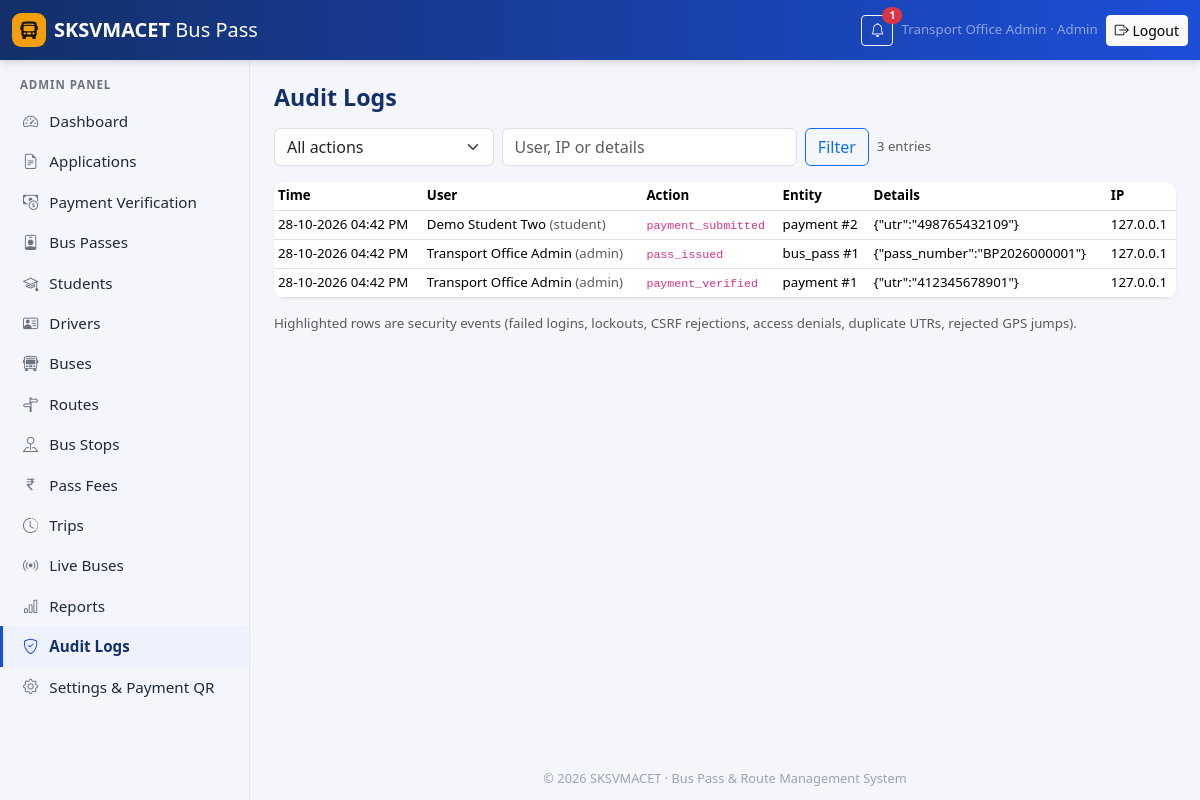
The app's page /admin/audit-logs.php (signed in) with its own data.
### tables this page shows
CREATE TABLE users (
    id              INT UNSIGNED AUTO_INCREMENT PRIMARY KEY,
    role            ENUM('student','driver','admin') NOT NULL,
    email           VARCHAR(150) NOT NULL,
    username        VARCHAR(60)  NULL,
    password_hash   VARCHAR(255) NOT NULL,
    full_name       VARCHAR(120) NOT NULL,
    phone           VARCHAR(15)  NULL,
    status          ENUM('active','inactive') NOT NULL DEFAULT 'active',
    last_login_at   DATETIME NULL,
    created_at      DATETIME NOT NULL DEFAULT CURRENT_TIMESTAMP,
    updated_at      DATETIME NOT NULL DEFAULT CURRENT_TIMESTAMP ON UPDATE CURRENT_TIMESTAMP,
    UNIQUE KEY uq_users_email (email),
    UNIQUE KEY uq_users_username (username),
    KEY idx_users_role (role, status)
);

CREATE TABLE audit_logs (
    id           BIGINT UNSIGNED AUTO_INCREMENT PRIMARY KEY,
    user_id      INT UNSIGNED NULL,
    user_role    VARCHAR(10) NULL,
    action       VARCHAR(64) NOT NULL,
    entity_type  VARCHAR(40) NULL,
    entity_id    INT UNSIGNED NULL,
    details      TEXT NULL,                               
    ip_address   VARCHAR(45) NULL,
    user_agent   VARCHAR(255) NULL,
    created_at   DATETIME NOT NULL DEFAULT CURRENT_TIMESTAMP,
    KEY idx_audit_created (created_at),
    KEY idx_audit_action (action),
    KEY idx_audit_user (user_id),
    CONSTRAINT fk_audit_user FOREIGN KEY (user_id) REFERENCES users(id) ON DELETE SET NULL
);

### src/helpers.php (called while the page is built, shortened)
<?php
function e(mixed $value): string
{
    return htmlspecialchars((string) ($value ?? ''), ENT_QUOTES | ENT_SUBSTITUTE, 'UTF-8');
}
function base_path(): string
{
    static $base = null;
    if ($base !== null) {
        return $base;
    }
    $script = str_replace('\\', '/', (string) ($_SERVER['SCRIPT_NAME'] ?? ''));
    $pos = strpos($script, '/public/');
    if ($pos !== false) {
        $base = substr($script, 0, $pos + 7);
    } else {
        $file = str_replace('\\', '/', (string) ($_SERVER['SCRIPT_FILENAME'] ?? ''));
        $pub  = str_replace('\\', '/', PUBLIC_PATH);
        $rel  = str_starts_with($file, $pub) ? substr($file, strlen($pub)) : $script;
        $base = rtrim(substr($script, 0, strlen($script) - strlen($rel)), '/');
    }
    return $base;
}
function url(string $path = ''): string
{
    return base_path() . '/' . ltrim($path, '/');
}
function asset(string $path): string
{
    $file = PUBLIC_PATH . '/assets/' . ltrim($path, '/');
    $v = is_file($file) ? '?v=' . filemtime($file) : '';
    return url('assets/' . ltrim($path, '/')) . $v;
}
function input(string $key, string $default = ''): string
{
    $v = $_POST[$key] ?? $_GET[$key] ?? $default;
    return is_string($v) ? trim($v) : $default;
}
function fmt_datetime(?string $v): string
{
    return $v ? date('d-m-Y h:i A', strtotime($v)) : '—';
}
function paginate(int $total, int $perPage = 20): array
{
    $page = max(1, (int) ($_GET['page'] ?? 1));
    $pages = max(1, (int) ceil($total / $perPage));
    $page = min($page, $pages);
    return ['page' => $page, 'pages' => $pages, 'limit' => $perPage, 'offset' => ($page - 1) * $perPage, 'total' => $total];
}

### config/auth.php (called while the page is built, shortened)
<?php
function dashboard_url(string $role): string
{
    return url($role . '/dashboard.php');
}
function current_user(): ?array
{
    static $user = false;
    if ($user !== false) {
        return $user;
    }
    $id = $_SESSION['user_id'] ?? null;
    $row = q_one('SELECT id, role, email, username, full_name, phone, status FROM users WHERE id = ?', [$id]);
    $user = $row;
    return $user;
}
function require_role(string ...$roles): array
{
    $user = current_user();
    return $user;
}

### config/database.php (called while the page is built, shortened)
<?php
function db(): PDO
{
    static $pdo = null;
    if ($pdo instanceof PDO) {
        return $pdo;
    }
    $dsn = sprintf(
        'mysql:host=%s;port=%d;dbname=%s;charset=utf8mb4',
        config('db.host'),
        config('db.port'),
        config('db.name')
    );
    $pdo = new PDO($dsn, config('db.user'), config('db.pass'), [
        PDO::ATTR_ERRMODE            => PDO::ERRMODE_EXCEPTION,
        PDO::ATTR_DEFAULT_FETCH_MODE => PDO::FETCH_ASSOC,
        PDO::ATTR_EMULATE_PREPARES   => false,
        PDO::ATTR_STRINGIFY_FETCHES  => false,
    ]);
    $offset = (new DateTime('now'))->format('P');
    $pdo->exec("SET time_zone = '" . $offset . "'");
    return $pdo;
}
function q(string $sql, array $params = []): PDOStatement
{
    $stmt = db()->prepare($sql);
    $stmt->execute($params);
    return $stmt;
}
function q_one(string $sql, array $params = []): ?array
{
    $row = q($sql, $params)->fetch();
    return $row === false ? null : $row;
}
function q_all(string $sql, array $params = []): array
{
    return q($sql, $params)->fetchAll();
}
function q_val(string $sql, array $params = []): mixed
{
    $v = q($sql, $params)->fetchColumn();
    return $v === false ? null : $v;
}

### config/config.php (called while the page is built, shortened)
<?php
function env(string $key, ?string $default = null): ?string
{
    static $vars = null;
    if ($vars === null) {
        $vars = [];
        $file = APP_ROOT . '/.env';
    }
    return array_key_exists($key, $vars) ? $vars[$key] : $default;
}
function env_bool(string $key, bool $default = false): bool
{
    $v = env($key);
    if ($v === null) {
        return $default;
    }
    return in_array(strtolower($v), ['1', 'true', 'yes', 'on'], true);
}
function config(string $key): mixed
{
    static $cfg = null;
    if ($cfg === null) {
        $cfg = [
            'app.name'        => env('APP_NAME', 'SKSVMACET Bus Pass & Route Management'),
            'app.college'     => env('APP_COLLEGE', 'SKSVMACET'),
            'app.env'         => env('APP_ENV', 'development'),
            'app.debug'       => env_bool('APP_DEBUG', false),
            'app.url'         => rtrim((string) env('APP_URL', ''), '/'),
            'app.timezone'    => env('APP_TIMEZONE', 'Asia/Kolkata'),
            'app.env_loaded'  => is_readable(APP_ROOT . '/.env'),
            'db.host'         => env('DB_HOST', '127.0.0.1'),
            'db.port'         => (int) env('DB_PORT', '3306'),
            'db.name'         => env('DB_NAME', 'sksvmacet_buspass'),
            'db.user'         => env('DB_USER', 'root'),
            'db.pass'         => env('DB_PASS', ''),
            'session.name'          => env('SESSION_NAME', 'SKSVM_SESSID'),
            'session.idle_minutes'  => (int) env('SESSION_IDLE_MINUTES', '30'),
            'session.absolute_hours'=> (int) env('SESSION_ABSOLUTE_HOURS', '8'),
            'security.force_https'  => env_bool('FORCE_HTTPS', false),
        ];
    }
    return $cfg[$key];
}

### src/services/settings.php (called while the page is built, shortened)
<?php
function setting(string $key, ?string $default = null): ?string
{
    static $cache = null;
    if ($cache === null) {
        $cache = [];
        foreach (q_all('SELECT setting_key, setting_value FROM settings') as $r) {
            $cache[$r['setting_key']] = $r['setting_value'];
        }
    }
    $v = $cache[$key] ?? null;
    if ($v === null || $v === '') {
        return $default ?? (SETTING_DEFAULTS[$key] ?? null);
    }
    return $v;
}
function college_name(): string
{
    return (string) setting('college_name', config('app.college'));
}

### src/services/passes.php (called while the page is built, shortened)
<?php
function expire_passes(): void
{
    $today = date('Y-m-d');
    if (setting('passes_expired_on', '') === $today) {
        return;
    }
}

### src/bootstrap.php (called while the page is built, shortened)
<?php
require __DIR__ . '/../config/config.php';
require __DIR__ . '/../config/database.php';
require __DIR__ . '/helpers.php';
require __DIR__ . '/../config/auth.php';
require __DIR__ . '/services/settings.php';
require __DIR__ . '/services/notifications.php';
require __DIR__ . '/services/passes.php';
require __DIR__ . '/views/layout.php';
expire_passes();

### src/services/notifications.php (called while the page is built, shortened)
<?php
function unread_notifications(int $userId): int
{
    return (int) q_val('SELECT COUNT(*) FROM notifications WHERE user_id = ? AND is_read = 0', [$userId]);
}

### public/admin/audit-logs.php (the view, shortened to what this page needs)
<?php
require __DIR__ . '/../../src/bootstrap.php';
require_role('admin');
$action = input('action_filter');
$q = input('q');
$where = [];
$params = [];
$w = $where ? ' WHERE ' . implode(' AND ', $where) : '';
$total = (int) q_val('SELECT COUNT(*) FROM audit_logs l LEFT JOIN users u ON u.id = l.user_id' . $w, $params);
$pg = paginate($total, 50);
$rows = q_all('SELECT l.*, u.full_name FROM audit_logs l LEFT JOIN users u ON u.id = l.user_id' . $w . ' ORDER BY l.id DESC LIMIT ' . $pg['limit'] . ' OFFSET ' . $pg['offset'], $params);
$actions = array_column(q_all('SELECT DISTINCT action FROM audit_logs ORDER BY action'), 'action');
$security = ['login_failed', 'login_locked', 'csrf_rejected', 'access_denied', 'duplicate_utr_attempt', 'gps_jump_rejected', 'password_change_failed'];
page_header('Audit Logs', 'audit-logs.php');
?>
<form class="row g-2 mb-3" method="get">
  <div class="col-sm-4 col-lg-3"><select class="form-select" name="action_filter" data-autosubmit><option value="">All actions</option>
    <?php foreach ($actions as $a): ?><option<?= $a === $action ? ' selected' : '' ?>><?= e($a) ?></option><?php endforeach; ?></select></div>
  <div class="col-sm-5 col-lg-4"><input class="form-control" name="q" placeholder="User, IP or details" value="<?= e($q) ?>"></div>
  <div class="col-auto"><button class="btn btn-outline-primary">Filter</button></div>
  <div class="col-auto align-self-center small text-muted"><?= $total ?> entries</div>
</form>
<div class="card"><div class="table-responsive"><table class="table table-sm mb-0 small">
  <thead><tr><th>Time</th><th>User</th><th>Action</th><th>Entity</th><th>Details</th><th>IP</th></tr></thead>
  <tbody>
  <?php foreach ($rows as $r): ?>
  <tr class="<?= in_array($r['action'], $security, true) ? 'table-warning' : '' ?>">
    <td class="text-nowrap"><?= e(fmt_datetime($r['created_at'])) ?></td>
    <td><?= e($r['full_name'] ?? '—') ?><?= $r['user_role'] ? ' <span class="text-muted">(' . e($r['user_role']) . ')</span>' : '' ?></td>
    <td><code><?= e($r['action']) ?></code></td>
    <td><?= e(($r['entity_type'] ?? '') . ($r['entity_id'] ? ' #' . $r['entity_id'] : '')) ?></td>
    <td style="max-width:360px" class="text-break"><?= e($r['details'] ?? '') ?></td>
    <td><?= e($r['ip_address']) ?></td>
  </tr>
  <?php endforeach; ?>
  </tbody>
</table></div></div>
<p class="small text-muted">Highlighted rows are security events (failed logins, lockouts, CSRF rejections, access denials, duplicate UTRs, rejected GPS jumps).</p>
<?php page_footer();

### src/views/layout.php (shortened to what this page needs)
<?php
function render_head(string $title, array $styles = []): void
{
    ?><!doctype html>
<html lang="en">
<head>
<link rel="stylesheet" href="<?= e(asset('vendor/bootstrap/bootstrap.min.css')) ?>">
<link rel="stylesheet" href="<?= e(asset('vendor/bootstrap-icons/bootstrap-icons.min.css')) ?>">
<link rel="stylesheet" href="<?= e(asset('css/app.css')) ?>">
</head>
<?php
}
function page_header(string $title, string $active = '', array $styles = []): void
{
    $user = current_user();
    $role = $user['role'] ?? null;
    render_head($title, $styles);
    $unread = $user ? unread_notifications((int) $user['id']) : 0;
    ?>
<body class="panel role-<?= e($role ?? 'guest') ?>">
<nav class="navbar navbar-dark topbar sticky-top">
  <div class="container-fluid">
    <div class="d-flex align-items-center gap-2">
      <a class="navbar-brand d-flex align-items-center gap-2" href="<?= e($role ? dashboard_url($role) : url('index.php')) ?>">
        <span class="brand-mark"><i class="bi bi-bus-front-fill"></i></span>
        <span><strong><?= e(college_name()) ?></strong> <span class="d-none d-sm-inline fw-light">Bus Pass</span></span>
      </a>
    </div>
    <?php if ($user): ?>
    <div class="d-flex align-items-center gap-2">
      <a class="btn btn-sm btn-outline-light position-relative" href="<?= e(url($role . '/notifications.php')) ?>" aria-label="Notifications">
        <i class="bi bi-bell"></i>
        <?php if ($unread > 0): ?><span class="position-absolute top-0 start-100 translate-middle badge rounded-pill bg-danger"><?= $unread ?></span><?php endif; ?>
      </a>
      <span class="text-white-50 small d-none d-md-inline"><?= e($user['full_name']) ?> · <?= e(ucfirst($role)) ?></span>
      <form method="post" action="<?= e(url('logout.php')) ?>" class="m-0">
        <button class="btn btn-sm btn-light" type="submit"><i class="bi bi-box-arrow-right"></i><span class="d-none d-sm-inline"> Logout</span></button>
      </form>
    </div>
    <?php endif; ?>
  </div>
</nav>
<div class="d-flex">
  <?php if ($role): ?>
  <aside class="sidebar offcanvas-lg offcanvas-start" tabindex="-1" id="sidebar" aria-labelledby="sidebarLabel">
    <div class="offcanvas-body flex-column p-0">
      <div class="sidebar-role"><?= e(ucfirst($role)) ?> Panel</div>
      <ul class="nav flex-column">
        <?php foreach (NAV[$role] as [$file, $label, $icon]): ?>
        <li class="nav-item"><a class="nav-link<?= $file === $active ? ' active' : '' ?>" href="<?= e(url($role . '/' . $file)) ?>"><i class="bi bi-<?= e($icon) ?>"></i> <?= e($label) ?></a></li>
        <?php endforeach; ?>
      </ul>
    </div>
  </aside>
  <?php endif; ?>
  <main class="content flex-grow-1">
    <div class="container-fluid py-4 px-3 px-md-4">
      <h1 class="page-title"><?= e($title) ?></h1>
<?php
}
function page_footer(array $scripts = []): void
{
    ?>
    </div>
    <footer class="app-footer">© <?= date('Y') ?> <?= e(college_name()) ?> · Bus Pass &amp; Route Management System</footer>
  </main>
</div>
</body>
</html>
<?php
}
    ?>

### public/assets/css/app.css (style rules this page uses)
:root { --brand: #13306b; --brand-2: #1d4ed8; --accent: #f59e0b; --surface: #f4f6fb; --sidebar-w: 250px; }
body { background: var(--surface); font-size: .95rem; }
.topbar { background: linear-gradient(90deg, var(--brand), var(--brand-2)); box-shadow: 0 2px 8px rgba(0,0,0,.15); }
.brand-mark { display:inline-flex; width:34px; height:34px; border-radius:9px; background:var(--accent); color:#111; align-items:center; justify-content:center; font-size:1.1rem; }
.sidebar { width: var(--sidebar-w); min-height: calc(100vh - 56px); background:#fff; border-right:1px solid #e5e7eb; }
@media (min-width: 992px) { .sidebar { position: sticky; top: 56px; height: calc(100vh - 56px); overflow-y: auto; flex-shrink: 0; } }
.sidebar-role { font-size:.72rem; text-transform:uppercase; letter-spacing:.08em; color:#6b7280; padding:1rem 1.25rem .5rem; font-weight:600; }
.sidebar .nav-link { color:#1f2937; padding:.55rem 1.25rem; border-left:3px solid transparent; }
.sidebar .nav-link i { width:1.4rem; display:inline-block; color:#6b7280; }
.sidebar .nav-link.active { background:#eef2ff; border-left-color:var(--brand-2); color:var(--brand); font-weight:600; }
.sidebar .nav-link.active i { color:var(--brand-2); }
.content { min-width:0; display:flex; flex-direction:column; min-height: calc(100vh - 56px); }
.content > .container-fluid { flex: 1; }
.page-title { font-size:1.45rem; font-weight:700; color:var(--brand); margin-bottom:1rem; }
.app-footer { text-align:center; color:#9ca3af; font-size:.8rem; padding:1rem; }
.card { border:0; box-shadow: 0 1px 3px rgba(16,24,40,.08); border-radius:12px; }
.table > :not(caption) > * > * { vertical-align: middle; }
.table-responsive { border-radius: 10px; }

### records on screen
users: id "1", full_name "Transport Office Admin", role "Admin", role "ADMIN"
audit_logs: created_at "28-10-2026 04:42 PM", user.full_name "Demo Student Two", user_role "student", action "payment_submitted", entity_type+entity "payment #2", details "{\"utr\":\"498765432109\"}", ip_address "127.0.0.1"
audit_logs: created_at "28-10-2026 04:42 PM", user.full_name "Transport Office Admin", user_role "admin", action "pass_issued", entity_type+entity "bus_pass #1", details "{\"pass_number\":\"BP2026000001\"}", ip_address "127.0.0.1"
audit_logs: created_at "28-10-2026 04:42 PM", user.full_name "Transport Office Admin", user_role "admin", action "payment_verified", entity_type+entity "payment #1", details "{\"utr\":\"412345678901\"}", ip_address "127.0.0.1"

### other values on screen
college_name() "SKSVMACET"
$label "Dashboard"
$label "Applications"
$label "Payment Verification"
$label "Bus Passes"
$label "Students"
$label "Drivers"
$label "Buses"
$label "Routes"
$label "Bus Stops"
$label "Pass Fees"
$label "Trips"
$label "Live Buses"
$label "Reports"
$label "Audit Logs"
